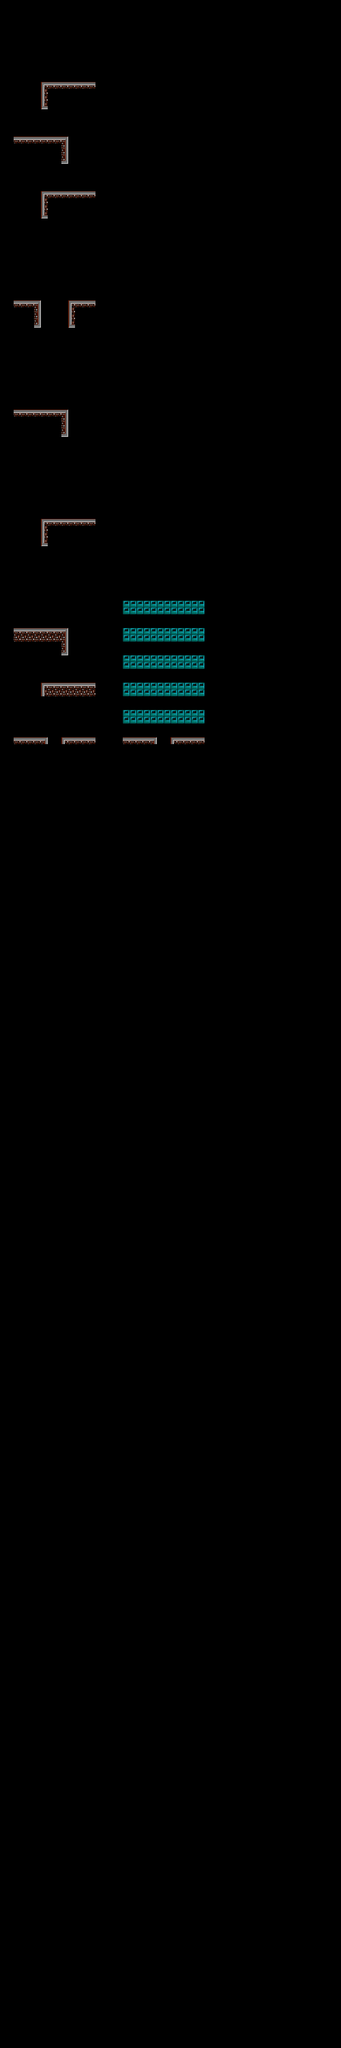

A level layout from a 2D game, rendered from its tile map. Below: a short description, then the map file with tile-grid data replaced by summaries:
An orthogonal 50x300 tile map with 16x16 px tiles, 1 tile layer (Tile Layer 1).

<map version="1.5" tiledversion="1.7.2" orientation="orthogonal" renderorder="right-down" width="50" height="300" tilewidth="16" tileheight="16" infinite="0" nextlayerid="2" nextobjectid="1">
 <editorsettings>
  <export target="m3 v2.csv" format="csv" />
 </editorsettings>
 <tileset firstgid="1" source="map3 ver 2.tsx" />
 <layer id="1" name="Tile Layer 1" width="50" height="300">
  <data>[15000 cells, 243 non-empty, 243 distinct tile ids]</data>
 </layer>
</map>
